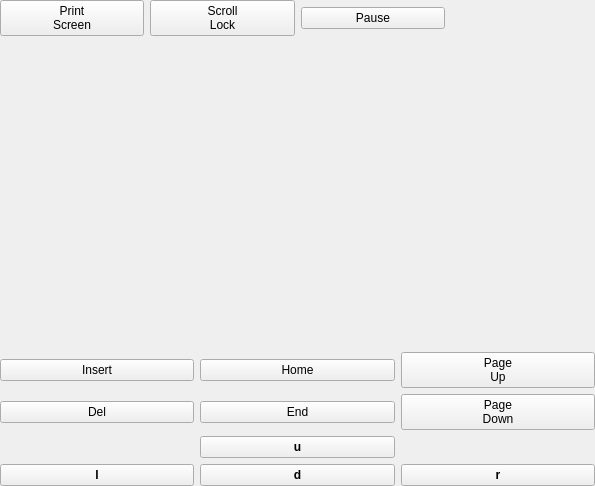
<?xml version="1.0" encoding="UTF-8"?>
<ui version="4.0">
 <class>CursorBlock</class>
 <widget class="QWidget" name="CursorBlock">
  <property name="geometry">
   <rect>
    <x>0</x>
    <y>0</y>
    <width>595</width>
    <height>486</height>
   </rect>
  </property>
  <property name="windowTitle">
   <string>Form</string>
  </property>
  <layout class="QVBoxLayout" name="verticalLayout" stretch="0,1,0">
   <property name="margin">
    <number>0</number>
   </property>
   <item>
    <layout class="QHBoxLayout" name="print_block">
     <item>
      <widget class="QPushButton" name="printscreen">
       <property name="text">
        <string notr="true">Print
Screen</string>
       </property>
      </widget>
     </item>
     <item>
      <widget class="QPushButton" name="scrolllock">
       <property name="text">
        <string notr="true">Scroll
Lock</string>
       </property>
      </widget>
     </item>
     <item>
      <widget class="QPushButton" name="pause">
       <property name="text">
        <string notr="true">Pause</string>
       </property>
      </widget>
     </item>
     <item>
      <widget class="QWidget" name="print_spacer" native="true"/>
     </item>
    </layout>
   </item>
   <item>
    <widget class="QWidget" name="f_spacer" native="true"/>
   </item>
   <item>
    <layout class="QGridLayout" name="gridLayout">
     <item row="1" column="2">
      <widget class="QPushButton" name="pgdn">
       <property name="text">
        <string notr="true">Page
Down</string>
       </property>
      </widget>
     </item>
     <item row="3" column="2">
      <widget class="QPushButton" name="right">
       <property name="font">
        <font>
         <weight>75</weight>
         <bold>true</bold>
        </font>
       </property>
       <property name="text">
        <string notr="true">r</string>
       </property>
      </widget>
     </item>
     <item row="1" column="1">
      <widget class="QPushButton" name="end">
       <property name="text">
        <string notr="true">End</string>
       </property>
      </widget>
     </item>
     <item row="2" column="1">
      <widget class="QPushButton" name="up">
       <property name="font">
        <font>
         <weight>75</weight>
         <bold>true</bold>
        </font>
       </property>
       <property name="text">
        <string notr="true">u</string>
       </property>
      </widget>
     </item>
     <item row="0" column="1">
      <widget class="QPushButton" name="home">
       <property name="text">
        <string notr="true">Home</string>
       </property>
      </widget>
     </item>
     <item row="3" column="1">
      <widget class="QPushButton" name="down">
       <property name="font">
        <font>
         <weight>75</weight>
         <bold>true</bold>
        </font>
       </property>
       <property name="text">
        <string notr="true">d</string>
       </property>
      </widget>
     </item>
     <item row="3" column="0">
      <widget class="QPushButton" name="left">
       <property name="font">
        <font>
         <weight>75</weight>
         <bold>true</bold>
        </font>
       </property>
       <property name="text">
        <string notr="true">l</string>
       </property>
      </widget>
     </item>
     <item row="1" column="0">
      <widget class="QPushButton" name="delete_2">
       <property name="text">
        <string notr="true">Del</string>
       </property>
      </widget>
     </item>
     <item row="0" column="2">
      <widget class="QPushButton" name="pgup">
       <property name="text">
        <string notr="true">Page
Up</string>
       </property>
      </widget>
     </item>
     <item row="0" column="0">
      <widget class="QPushButton" name="insert">
       <property name="text">
        <string notr="true">Insert</string>
       </property>
      </widget>
     </item>
    </layout>
   </item>
  </layout>
 </widget>
 <resources/>
 <connections/>
</ui>
